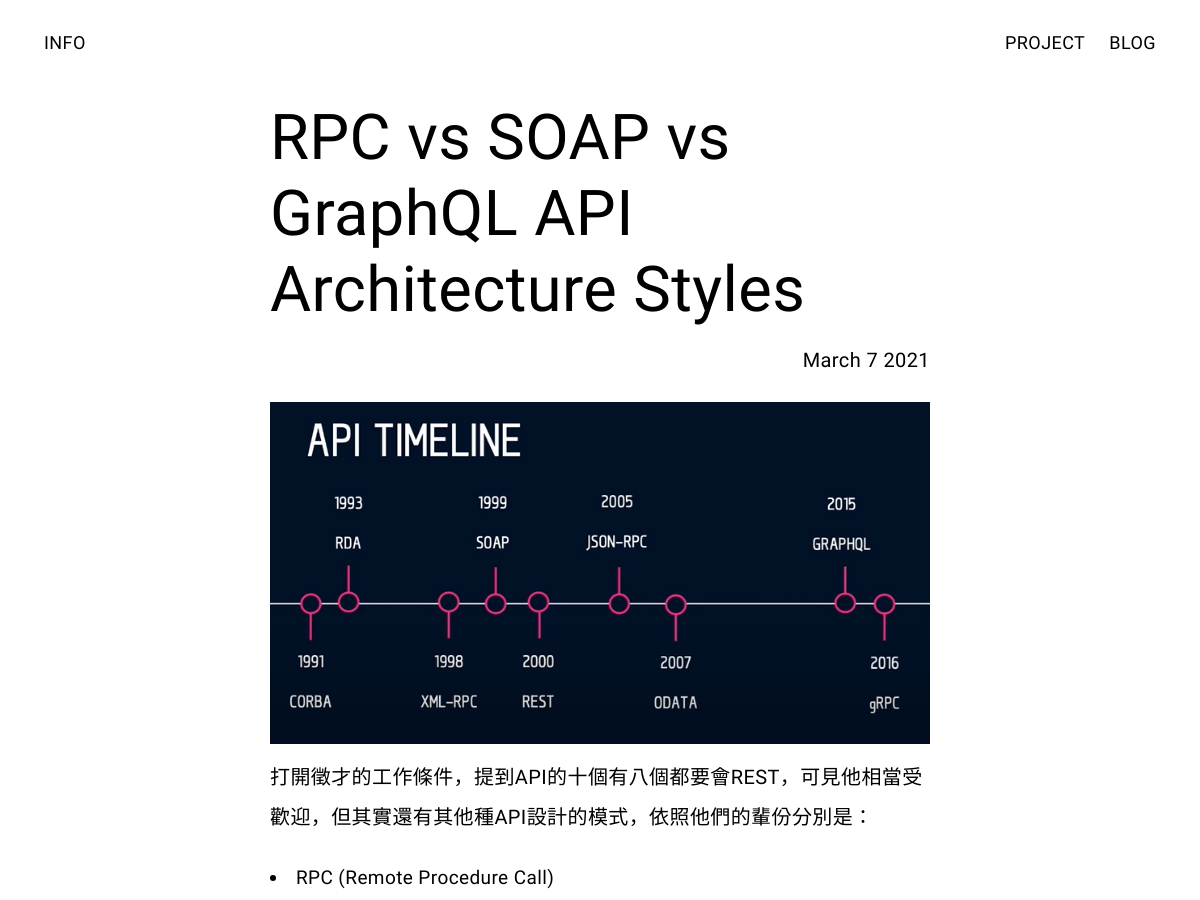
/blog/4/ (upper part), run on an earlier commit of the app's database.
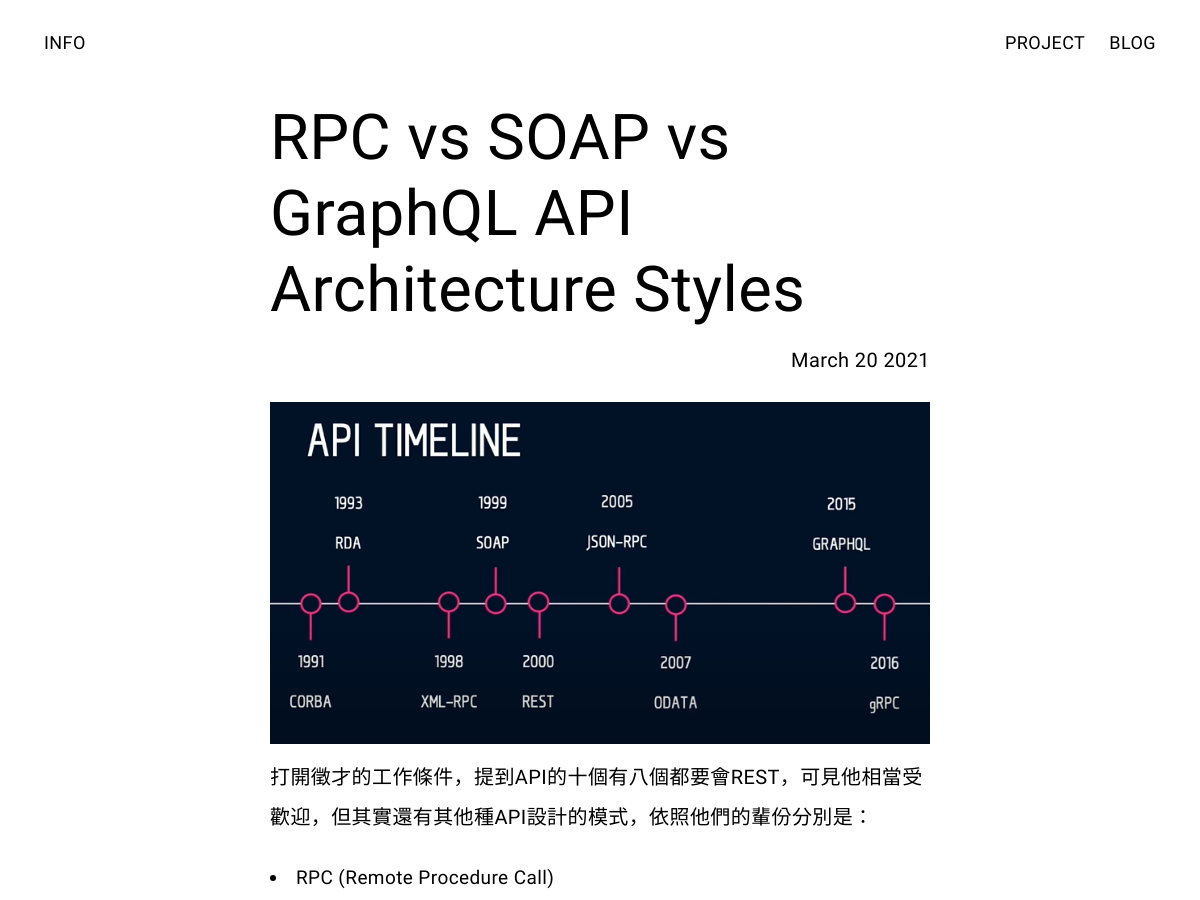
And on a later commit of the database.
### blog/models.py (models this page shows, shortened)
class Blog(models.Model):
    title = models.CharField(max_length=200)
    description = models.TextField()
    date = models.DateField()

### blog/views.py (the view)
# urls.py: path('<int:blog_id>/', views.detail_blog, name='detail_blog'),
def detail_blog(request, blog_id):
    blog = get_object_or_404(Blog, pk=blog_id)
    return render(request, 'blog/detail_blog.html', {'blog': blog})

### blog/templates/blog/detail_blog.html (shortened to what this page needs)
{% extends 'info/base.html' %}
{% block head %}
{% load static %}
<link rel="stylesheet" href="{% static 'blog/detail_blog.css' %}">
{% endblock %}
{% block content %}
{% load static %}
<div class="blog-detail">
    <h1>
        {{ blog.title|safe }}
    </h1>
    <h4>
        {{ blog.date|date:'F j Y' }}
    </h4>
    <div class="description">
        {{ blog.description|safe }}
    </div>
</div>
{% endblock %}

What changed in the data, as far as the page shows it:
changed Blog "RPC vs SOAP vs GraphQL API Architecture Styles": date "March 7 2021" → "March 20 2021"
